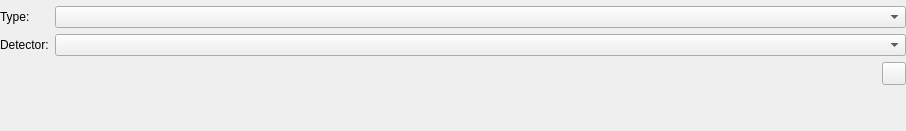
<?xml version="1.0" encoding="UTF-8"?>
<ui version="4.0">
 <class>ViMainNoiseWidget</class>
 <widget class="QWidget" name="ViMainNoiseWidget">
  <property name="geometry">
   <rect>
    <x>0</x>
    <y>0</y>
    <width>906</width>
    <height>131</height>
   </rect>
  </property>
  <property name="maximumSize">
   <size>
    <width>16777215</width>
    <height>16777215</height>
   </size>
  </property>
  <property name="windowTitle">
   <string>Form</string>
  </property>
  <layout class="QGridLayout" name="gridLayout_3">
   <property name="leftMargin">
    <number>0</number>
   </property>
   <property name="topMargin">
    <number>0</number>
   </property>
   <property name="rightMargin">
    <number>0</number>
   </property>
   <property name="bottomMargin">
    <number>0</number>
   </property>
   <item row="0" column="0">
    <widget class="ViProjectLoader" name="projectLoader" native="true">
     <property name="minimumSize">
      <size>
       <width>0</width>
       <height>0</height>
      </size>
     </property>
    </widget>
   </item>
   <item row="1" column="0">
    <widget class="QWidget" name="container" native="true">
     <property name="minimumSize">
      <size>
       <width>50</width>
       <height>50</height>
      </size>
     </property>
     <layout class="QFormLayout" name="formLayout_2">
      <property name="fieldGrowthPolicy">
       <enum>QFormLayout::AllNonFixedFieldsGrow</enum>
      </property>
      <property name="leftMargin">
       <number>0</number>
      </property>
      <property name="topMargin">
       <number>0</number>
      </property>
      <property name="rightMargin">
       <number>0</number>
      </property>
      <property name="bottomMargin">
       <number>0</number>
      </property>
      <item row="0" column="0">
       <widget class="QLabel" name="label">
        <property name="text">
         <string>Type:</string>
        </property>
       </widget>
      </item>
      <item row="0" column="1">
       <widget class="QComboBox" name="typeComboBox"/>
      </item>
      <item row="2" column="0" colspan="2">
       <widget class="QWidget" name="buttonContainer" native="true">
        <property name="sizePolicy">
         <sizepolicy hsizetype="Preferred" vsizetype="Preferred">
          <horstretch>0</horstretch>
          <verstretch>0</verstretch>
         </sizepolicy>
        </property>
        <property name="minimumSize">
         <size>
          <width>0</width>
          <height>0</height>
         </size>
        </property>
        <layout class="QGridLayout" name="gridLayout">
         <property name="leftMargin">
          <number>0</number>
         </property>
         <property name="topMargin">
          <number>0</number>
         </property>
         <property name="rightMargin">
          <number>0</number>
         </property>
         <property name="bottomMargin">
          <number>0</number>
         </property>
         <item row="0" column="0">
          <spacer name="horizontalSpacer">
           <property name="orientation">
            <enum>Qt::Horizontal</enum>
           </property>
           <property name="sizeHint" stdset="0">
            <size>
             <width>706</width>
             <height>17</height>
            </size>
           </property>
          </spacer>
         </item>
         <item row="0" column="1">
          <widget class="ViButton" name="button">
           <property name="minimumSize">
            <size>
             <width>10</width>
             <height>10</height>
            </size>
           </property>
          </widget>
         </item>
        </layout>
       </widget>
      </item>
      <item row="3" column="0" colspan="2">
       <spacer name="verticalSpacer">
        <property name="orientation">
         <enum>Qt::Vertical</enum>
        </property>
        <property name="sizeHint" stdset="0">
         <size>
          <width>20</width>
          <height>40</height>
         </size>
        </property>
       </spacer>
      </item>
      <item row="1" column="0">
       <widget class="QLabel" name="detectorLabel">
        <property name="text">
         <string>Detector:</string>
        </property>
       </widget>
      </item>
      <item row="1" column="1">
       <widget class="QComboBox" name="detectorComboBox"/>
      </item>
     </layout>
    </widget>
   </item>
  </layout>
 </widget>
 <customwidgets>
  <customwidget>
   <class>ViProjectLoader</class>
   <extends>QWidget</extends>
   <header>viprojectloader.h</header>
   <container>1</container>
  </customwidget>
  <customwidget>
   <class>ViButton</class>
   <extends>QToolButton</extends>
   <header>vibutton.h</header>
   <container>1</container>
  </customwidget>
 </customwidgets>
 <resources/>
 <connections/>
</ui>
